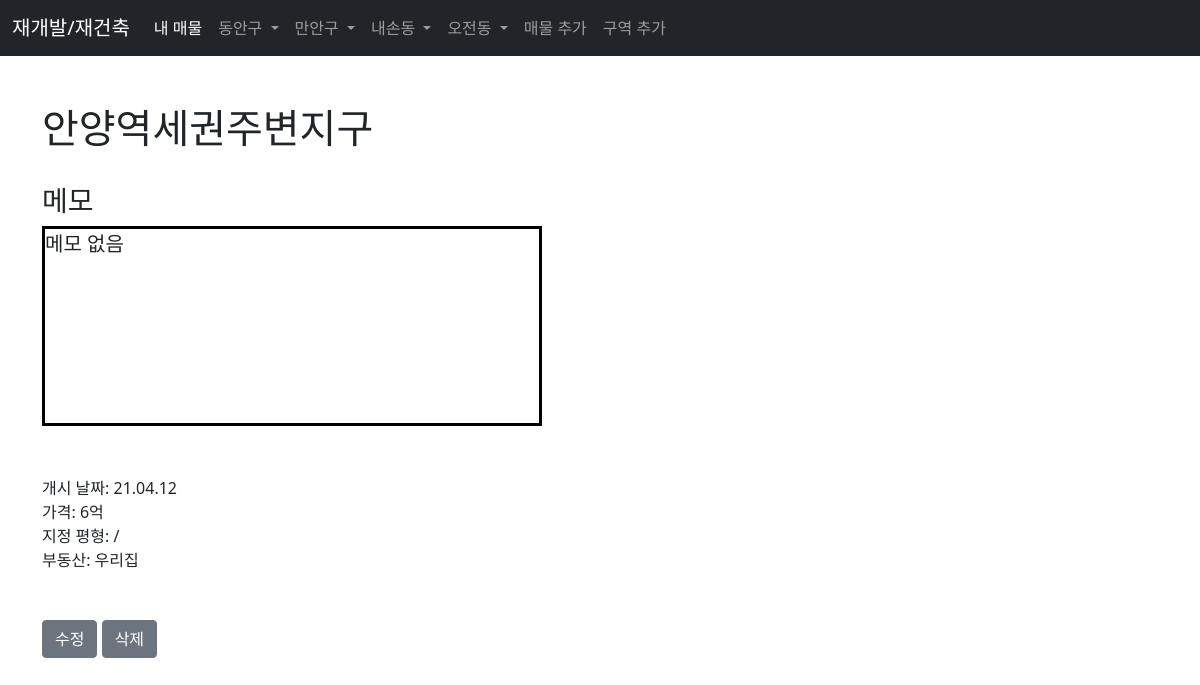
Screenshot of /article/17 with the database file from the repository.
### manageApp/models.py (models this page shows, shortened)
class Post(models.Model):
    district= models.CharField(max_length=255)
    price = models.CharField(max_length=255)
    area = models.CharField(max_length=255)
    owner = models.CharField(max_length=255)
    date = models.CharField(max_length=255)
    memo = models.TextField(default="메모 없음")

### manageApp/views.py (the view)
# urls.py: path('article/<int:pk>', DetailView.as_view(), name="detail"),
class DetailView(DetailView):
    model = Post
    template_name = 'detail.html'

### manageApp/templates/detail.html
{% extends 'base.html' %}
{% block content %}
{% load static %}
<link href="{% static 'detail.css' %}" rel="stylesheet">
<br>
<h1>{{ post.district }} </h1>
<br>
<h3>메모</h3>
<div class="memo">
    {{ post.memo }}
</div>
<div>
    개시 날짜: {{ post.date }}<br>
    가격: {{ post.price }}<br>
    지정 평형: {{ post.area }} <br>
    부동산: {{ post.owner }}
</div>
<br><br>
<a href="{% url 'edit_post' post.pk %}" class="btn btn-secondary">수정</a>
<a href="{% url 'delete_post' post.pk %}" class="btn btn-secondary" >삭제</a>
{% endblock %}

### manageApp/static/detail.css (style rules this page uses)
.memo { border: solid 3px black; font-size: 20px; width: 500px; height: 200px; margin-bottom: 50px; }

### rows the page displays
Post: district "안양역세권주변지구", memo "메모 없음", date "21.04.12", price "6억", area "/", owner "우리집"
